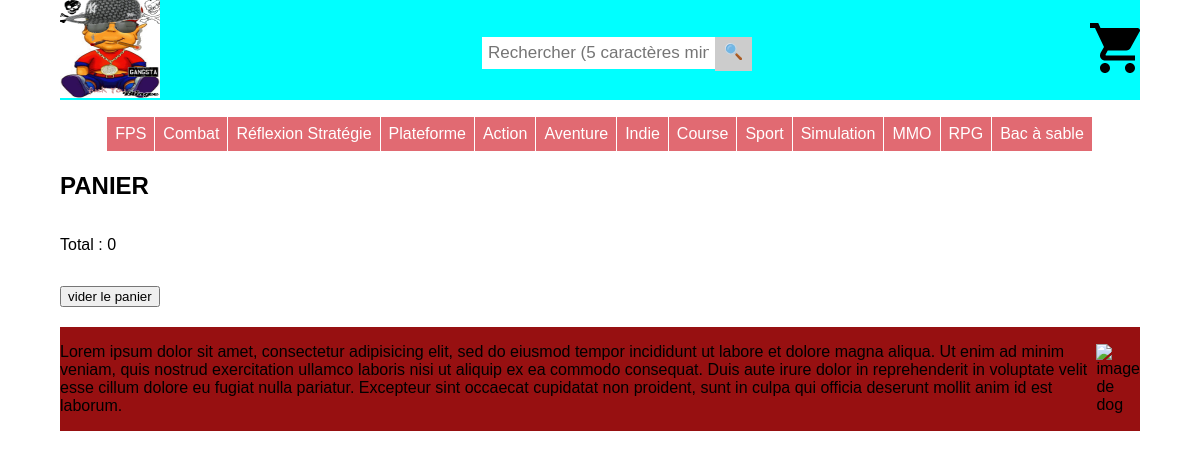
Screenshot of /controler/panier.ctrl.php with the database file from the repository.
### tables this page shows
CREATE TABLE categorie (
	id INTEGER PRIMARY KEY,
	nom TEXT
);

### controler/panier.ctrl.php (called while the page is built, shortened)
<?php
require_once('../model/DAO.class.php');
$arrayCategorie  = $dao->getAllCat();
include_once("../view/panier.view.php");
?>

### model/DAO.class.php (called while the page is built, shortened)
<?php
    $dao = new DAO();
    class DAO {
        private $db;
        private $database = 'sqlite:../data/db/database.db';
        function __construct() {
            try {
                $this->db = new PDO($this->database);
            } catch (\Exception $e) {
                die("erreur de base de donnée:".$e->getMessage());
            }
        }
        function getAllCat() : array {
            $b = $this->db->query("SELECT * FROM categorie");
            $array = $b->fetchAll(PDO::FETCH_CLASS, 'Categorie');
            return $array;
        }
    }
    ?>

### view/header_include.view.php (the view)
<header>
  <div id="ContainerHeader">
    <div>
      <a href="../controler/main.ctrl.php">  <img src="../view/images/adibou_master_race.gif" alt="Logo de PC Master Race"></a>
    </div>
    <div>
        <form action="../controler/main.ctrl.php">
          <input type="text" placeholder="Rechercher (5 caractères min)" name="search">
          <button type="submit"><img src="../view/images/recherche.svg" alt="Rechercher un jeu"></button>
        </form>
    </div>
    <div>
      <a href="../controler/panier.ctrl.php">  <img src="../view/images/panier.svg" alt="Panier Utilisateur"></a>
    </div>
  </div>
  <nav>
    <ul>
      <?php
       foreach ($arrayCategorie as $indiceCat => $valueCat) { ?>
        <li><a href="../controler/main.ctrl.php?cat=<?=$valueCat->id?>"><?= $valueCat->nom ?></a></li>
      <?php } ?>
    </ul>
  </nav>
</header>

### view/stylemain_page.css (style rules this page uses)
body { font-family: Arial, sans-serif; width:90%; margin: auto; }
header>div { background-color: aqua; display: flex; justify-content: space-between; align-items: center; height: 100px; }
header div div:first-child img { height: 100px; width: 100px; }
header div div:nth-child(2) input[type=text] { padding: 6px; margin-top: 8px; font-size: 17px; border: none; }
header div div:nth-child(2) button { float: right; padding: 6px 10px; margin-top: 8px; margin-right: 16px; background: #ddd; font-size: 17px; border: none; cursor: pointer; }
header div div:nth-child(2) button { background: #ccc; }
header div div:nth-child(2) img { height: 17px; width: 17px; }
header div div:last-child img { height: 50px; width: 50px; }
header nav ul { padding:0; display: flex; flex-flow : row wrap; justify-content: center; }
ul li { list-style-type:none; }
ul li a { text-decoration:none; background-color: #E16A72; color: white; border: 1px solid white; margin-left: -1px; padding:0.5em; display: inline-block; }

### rows the page displays
categorie: nom "FPS"
categorie: nom "Combat"
categorie: nom "Réflexion Stratégie"
categorie: nom "Plateforme"
categorie: nom "Action"
categorie: nom "Aventure"
categorie: nom "Indie"
categorie: nom "Course"
categorie: nom "Sport"
categorie: nom "Simulation"
categorie: nom "MMO"
categorie: nom "RPG"
categorie: nom "Bac à sable"

### other values shown
$panier->getTotal() "0"
